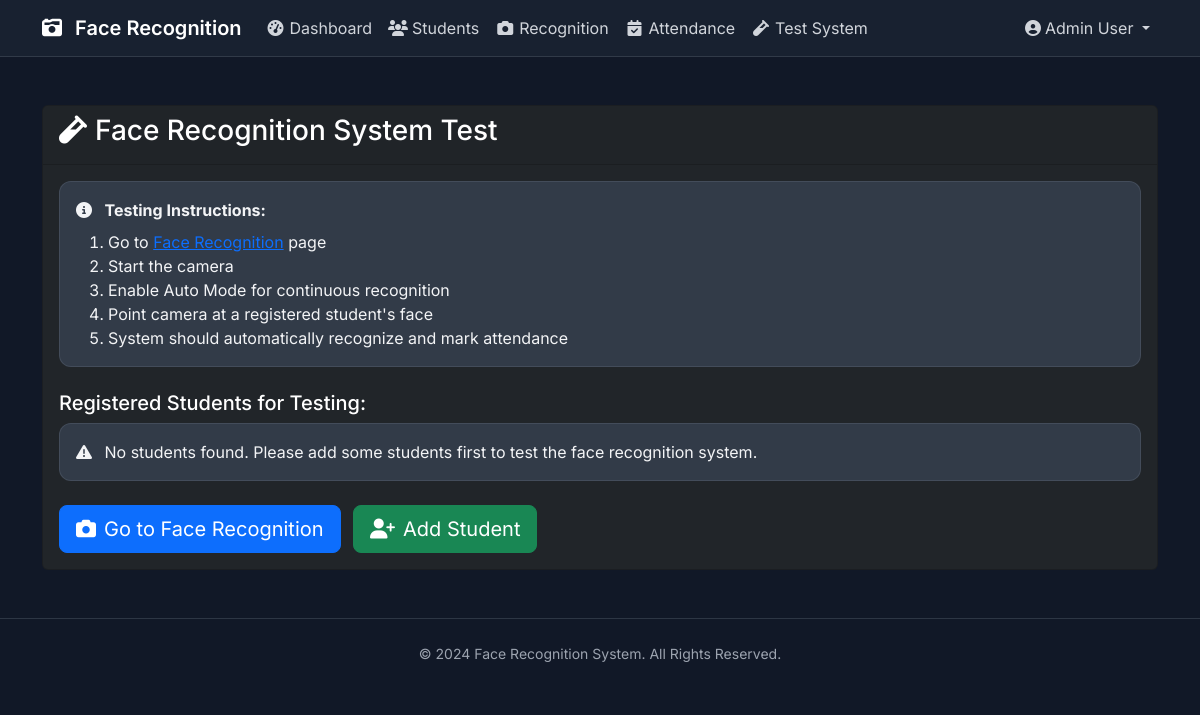
/test_face_recognition (signed in), run on an earlier commit of the app's database.
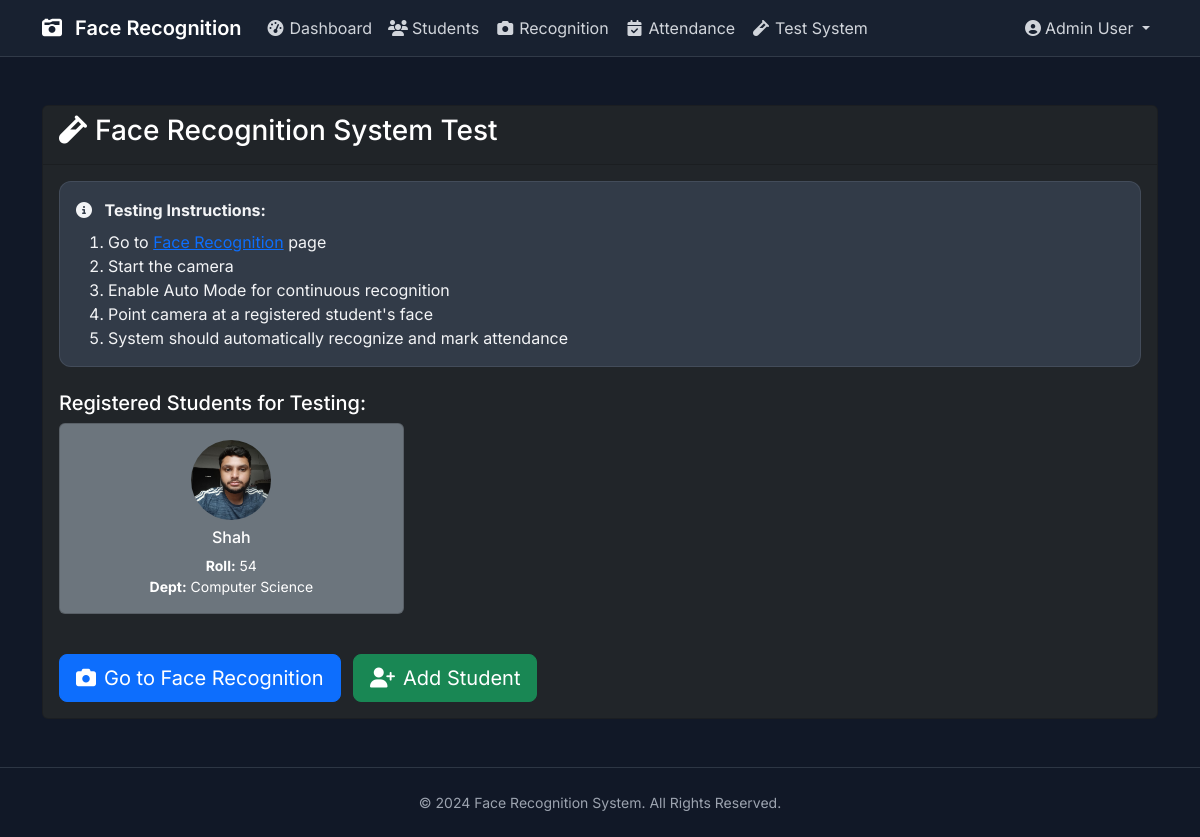
And on a later commit of the database.
### app.py (models this page shows)
class Student(db.Model):
    id = db.Column(db.Integer, primary_key=True)
    student_id = db.Column(db.String(20), unique=True, nullable=False)
    name = db.Column(db.String(100), nullable=False)
    roll = db.Column(db.String(20), nullable=False)
    department = db.Column(db.String(50), nullable=False)
    course = db.Column(db.String(50), nullable=False)
    year = db.Column(db.String(10), nullable=False)
    semester = db.Column(db.String(10), nullable=False)
    division = db.Column(db.String(10), nullable=False)
    gender = db.Column(db.String(10), nullable=False)
    dob = db.Column(db.String(20), nullable=False)
    email = db.Column(db.String(100), nullable=False)
    phone = db.Column(db.String(20), nullable=False)
    address = db.Column(db.Text, nullable=False)
    teacher = db.Column(db.String(100), nullable=False)
    photo = db.Column(db.String(200), nullable=False)

### app.py (the view)
@app.route('/test_face_recognition')
def test_face_recognition():
    if 'user_id' not in session:
        return redirect(url_for('login'))
    students = Student.query.limit(5).all()
    return render_template('test_face_recognition.html', students=students)

### templates/test_face_recognition.html (shortened to what this page needs)
{% extends "base.html" %}
{% block content %}
<div class="container py-5">
    <div class="row">
        <div class="col-12">
            <div class="card bg-dark text-white">
                <div class="card-header">
                    <h3><i class="fas fa-vial me-2"></i>Face Recognition System Test</h3>
                </div>
                <div class="card-body">
                    <div class="alert alert-info">
                        <i class="fas fa-info-circle me-2"></i>
                        <strong>Testing Instructions:</strong>
                        <ol class="mt-2 mb-0">
                            <li>Go to <a href="{{ url_for('face_recognition') }}" class="text-primary">Face Recognition</a> page</li>
                            <li>Start the camera</li>
                            <li>Enable Auto Mode for continuous recognition</li>
                            <li>Point camera at a registered student's face</li>
                            <li>System should automatically recognize and mark attendance</li>
                        </ol>
                    </div>
                    <h5 class="mt-4">Registered Students for Testing:</h5>
                    {% if students %}
                    <div class="row">
                        {% for student in students %}
                        <div class="col-md-4 mb-3">
                            <div class="card bg-secondary text-white">
                                <div class="card-body text-center">
                                    {% if student.photo %}
                                    <img src="{{ url_for('static', filename='uploads/' + student.photo) }}"
                                         alt="{{ student.name }}" class="rounded-circle mb-2"
                                         style="width: 80px; height: 80px; object-fit: cover;">
                                    {% else %}
                                    <div class="bg-dark rounded-circle d-inline-flex align-items-center justify-content-center mb-2"
                                         style="width: 80px; height: 80px;">
                                        <i class="fas fa-user fa-2x text-muted"></i>
                                    </div>
                                    {% endif %}
                                    <h6 class="card-title">{{ student.name }}</h6>
                                    <p class="card-text small">
                                        <strong>Roll:</strong> {{ student.roll }}<br>
                                        <strong>Dept:</strong> {{ student.department }}
                                    </p>
                                </div>
                            </div>
                        </div>
                        {% endfor %}
                    </div>
                    {% else %}
                    <div class="alert alert-warning">
                        <i class="fas fa-exclamation-triangle me-2"></i>
                        No students found. Please add some students first to test the face recognition system.
                    </div>
                    {% endif %}
                    <div class="mt-4">
                        <a href="{{ url_for('face_recognition') }}" class="btn btn-primary btn-lg">
                            <i class="fas fa-camera me-2"></i>Go to Face Recognition
                        </a>
                        <a href="{{ url_for('add_student') }}" class="btn btn-success btn-lg ms-2">
                            <i class="fas fa-user-plus me-2"></i>Add Student
                        </a>
                    </div>
                </div>
            </div>
        </div>
    </div>
</div>
{% endblock %}

### templates/base.html (shortened to what this page needs)
<!DOCTYPE html>
<html lang="en">
<head>
    <link href="https://cdn.jsdelivr.net/npm/bootstrap@5.3.0/dist/css/bootstrap.min.css" rel="stylesheet">
    <link rel="stylesheet" href="https://cdnjs.cloudflare.com/ajax/libs/font-awesome/6.4.0/css/all.min.css">
</head>
<body>
    {% if session.user_id %}
    <nav class="navbar navbar-expand-lg navbar-glass sticky-top">
        <div class="container">
            <a class="navbar-brand" href="{{ url_for('dashboard') }}">
                <i class="fas fa-camera-retro me-2"></i>
                Face Recognition
            </a>
            <div class="collapse navbar-collapse" id="navbarNav">
                <ul class="navbar-nav me-auto">
                    <li class="nav-item"><a class="nav-link" href="{{ url_for('dashboard') }}"><i class="fas fa-tachometer-alt fa-fw me-1"></i>Dashboard</a></li>
                    <li class="nav-item"><a class="nav-link" href="{{ url_for('students') }}"><i class="fas fa-users fa-fw me-1"></i>Students</a></li>
                    <li class="nav-item"><a class="nav-link" href="{{ url_for('face_recognition') }}"><i class="fas fa-camera fa-fw me-1"></i>Recognition</a></li>
                    <li class="nav-item"><a class="nav-link" href="{{ url_for('attendance') }}"><i class="fas fa-calendar-check fa-fw me-1"></i>Attendance</a></li>
                    <li class="nav-item"><a class="nav-link" href="{{ url_for('test_face_recognition') }}"><i class="fas fa-vial fa-fw me-1"></i>Test System</a></li>
                </ul>
                <ul class="navbar-nav">
                    <li class="nav-item dropdown">
                        <a class="nav-link dropdown-toggle" href="#" id="navbarDropdown" role="button" data-bs-toggle="dropdown">
                            <i class="fas fa-user-circle me-1"></i>{{ session.user_name }}
                        </a>
                    </li>
                </ul>
            </div>
        </div>
    </nav>
    {% endif %}
    <main class="main-content">
        {% block content %}{% endblock %}
    </main>
    <footer class="footer-dark text-center py-4 mt-auto">
        <div class="container">
            <p class="mb-0 small">&copy; 2024 Face Recognition System. All Rights Reserved.</p>
        </div>
    </footer>
</body>
</html>

### templates/base.html (style rules this page uses)
body { font-family: 'Inter', sans-serif; background-color: #111827; color: #d1d5db; }
.navbar-glass { background-color: rgba(31, 41, 55, 0.6); backdrop-filter: blur(10px); -webkit-backdrop-filter: blur(10px); border-bottom: 1px solid rgba(75, 85, 99, 0.5); }
.navbar-glass .navbar-brand { color: #fff; font-weight: 600; }
.navbar-glass .nav-link { color: #d1d5db; transition: color 0.2s ease-in-out; }
.footer-dark { background-color: transparent; color: #9ca3af; border-top: 1px solid rgba(75, 85, 99, 0.5); }
.alert { background-color: rgba(55, 65, 81, 0.8); border: 1px solid rgba(75, 85, 99, 0.7); color: #f3f4f6; border-radius: 0.75rem; }

What changed in the data, as far as the page shows it:
added Student: photo (picture), name "Shah", roll "54", department "Computer Science"
Also different on the page:
text no longer shown: "No students found. Please add some students first to test the face recognition system."
